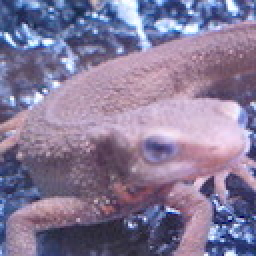
#> input picture Gazou100knock_anser/input/imori.jpg, 128 x 128 px (shown 2 times larger)
$ python q31_1.py   (older library calls are emulated)
#> lines starting #> are read from the running program, lines starting #| are printed output that depends on the picture
import cv2
import numpy as np
import matplotlib.pyplot as plt


# affine
def affine(img, a, b, c, d, tx, ty):
	H, W, C = _img.shape

	# temporary image
	img = np.zeros((H+2, W+2, C), dtype=np.float32)
	img[1:H+1, 1:W+1] = _img

	# get shape of new image
	H_new = np.round(H).astype(np.int)
	W_new = np.round(W).astype(np.int)
	out = np.zeros((H_new, W_new, C), dtype=np.float32)

	# get position of new image
	x_new = np.tile(np.arange(W_new), (H_new, 1))
	y_new = np.arange(H_new).repeat(W_new).reshape(H_new, -1)

	# get position of original image by affine
	adbc = a * d - b * c
	x = np.round((d * x_new  - b * y_new) / adbc).astype(np.int) - tx + 1
	y = np.round((-c * x_new + a * y_new) / adbc).astype(np.int) - ty + 1

	# adjust center by affine
	dcx = (x.max() + x.min()) // 2 - W // 2
	dcy = (y.max() + y.min()) // 2 - H // 2

	x -= dcx
	y -= dcy

	x = np.clip(x, 0, W + 1)
	y = np.clip(y, 0, H + 1)

	# assign pixcel
	out[y_new, x_new] = img[y, x]
	out = out.astype(np.uint8)

	return out

# Read image
_img = cv2.imread("input/imori.jpg").astype(np.float32)


# Affine
H,W,C=_img.shape
#> H = 128; W = 128; C = 3
dx=30
A = dx/H
#> A = 0.234
theta = - np.pi * A / 180.
#> theta = -0.00409

out = affine(_img, a=1, b=A, c=0, d=1,tx=0, ty=0)
#> in affine, `img[1:H+1, 1:W+1] = _img`:
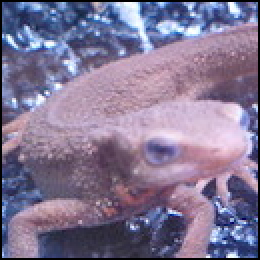
#> img: shape (130, 130, 3) float32 (shown 2 times larger); mean of channels 0, 1, 2 148.1, 118.1, 130; drawn as B, G, R
#> in affine, `out[y_new, x_new] = img[y, x]`:
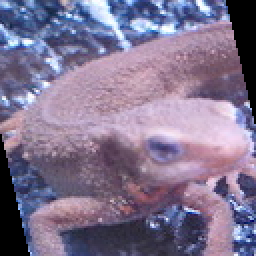
#> out: shape (128, 128, 3) float32 (shown 2 times larger); mean of channels 0, 1, 2 144.3, 116, 128.8; drawn as B, G, R


# Save result
cv2.imshow("result", out)
cv2.waitKey(0)
cv2.imwrite("output/q31_1.jpg", out)
